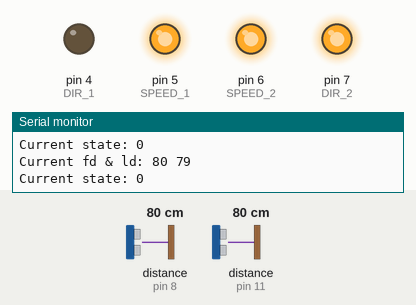
Bench run of a sketch on a simulated Arduino Uno, built with avr-gcc and run on an emulated ATmega328P. Shown: output pins drawn as LEDs (lit = HIGH), the last lines printed to the serial monitor. Wiring (inferred from the names in the program): 2 × ultrasonic range finder: trigger pin 9, echo pin 8 / trigger pin 12, echo pin 11. The inputs (shaded band) are chosen by the test bench; at power-on: distance to the obstacle (sensors on pin 8, pin 11) 80 cm. The echo pulse lasts 58.3 µs per cm; pins used as bus, display or sensor lines are not drawn.

Above: at 0.1 s.
At 1.2 s:
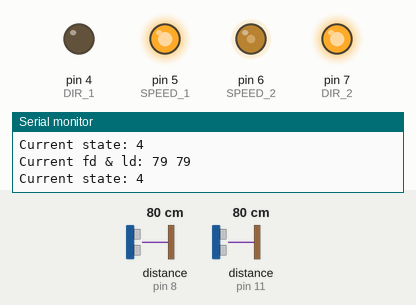
1.3 s: distance to the obstacle (sensor on pin 8) set to 2 cm
4.3 s: distance to the obstacle (sensor on pin 11) set to 120 cm
7.3 s: distance to the obstacle (sensor on pin 8) set to 18 cm
10.3 s: distance to the obstacle (sensor on pin 11) set to 18 cm
Timing chart, 0 to 13.3 s (numbered marks = the images above; inputs shaded):
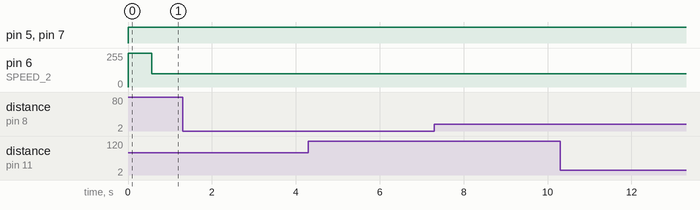

The sketch:

state_machine.ino
```cpp
#define DIR_1        4
#define SPEED_1      5
#define SPEED_2      6
#define DIR_2        7

#define LEFT_SIDE_ECHO 8
#define LEFT_SIDE_TRIGGER 9
#define FRONT_SIDE_ECHO 11
#define FRONT_SIDE_TRIGGER 12

const int LD = 23;
const int FD = 23;
const int CD = 16;

int ld = 0;
int fd = 0;
int prev_ld = 0;
int counter = 0;
bool isRotating = false;
long lastTime = millis();
int last_fd = FD * 2;

void move(int rightSideSpeed, int leftSideSpeed) {
  digitalWrite(DIR_1, rightSideSpeed <= 0);
  digitalWrite(DIR_2, leftSideSpeed > 0);
  analogWrite(SPEED_1, abs(rightSideSpeed));
  analogWrite(SPEED_2, abs(leftSideSpeed));
}

void stop() {
  move(0, 0);
}

void forward() {
  move(255, 255);
}

void turn_left() {
  move(255, 100);
}

void turn_right() {
  move(100, 255);
}

void rotate_left() {
  move(255, 0);
}

void rotate_right() {
  move(0, 255);
}

void back() {
  move(-255, 255);
}

long get_distance(int triggerPin, int echoPin) {
  digitalWrite(triggerPin, LOW);
  delayMicroseconds(5);
  digitalWrite(triggerPin, HIGH);
  delayMicroseconds(10);
  digitalWrite(triggerPin, LOW);
  long duration = pulseIn(echoPin, HIGH);
  return (duration / 2) / 29.1;
}

void setup() {
  Serial.begin(9600);

  for (int i = 4; i <= 7; i++) {
    pinMode(i, OUTPUT);
  }

  pinMode(LEFT_SIDE_ECHO, INPUT);
  pinMode(LEFT_SIDE_TRIGGER, OUTPUT);
  pinMode(FRONT_SIDE_ECHO, INPUT);
  pinMode(FRONT_SIDE_TRIGGER, OUTPUT);
}

enum State { FORWARD, ROTATE_RIGHT, ROTATE_LEFT, TURN_RIGHT, TURN_LEFT, BACK };

State currentState = FORWARD;

void updateState() {
  switch (currentState) {
    case FORWARD:
      if (fd < FD && ld < LD) {
        currentState = ROTATE_RIGHT;
      } else if (ld > LD && fd < FD) {
        currentState = ROTATE_LEFT;
      } else if (ld < CD - 3 && prev_ld < CD) {
        currentState = TURN_RIGHT;
      } else if (ld > CD && prev_ld > CD) {
        currentState = TURN_LEFT;
      } else if (last_fd > FD + 5) {
        currentState = FORWARD;
      } else if (fd <= 5) {
        currentState = BACK;
      }
      break;
    case ROTATE_RIGHT:
      if (!isRotating) {
        rotate_right();
        isRotating = true;
      }
      break;
    case ROTATE_LEFT:
      if (!isRotating) {
        rotate_left();
        isRotating = true;
      }
      break;
    case TURN_RIGHT:
      if (!isRotating) {
        turn_right();
        isRotating = true;
      }
      break;
    case TURN_LEFT:
      if (!isRotating) {
        turn_left();
        isRotating = true;
      }
      break;
    case BACK:
      if (!isRotating) {
        back();
        isRotating = true;
      }
      break;
  }
}

void loop() {
  fd = get_distance(FRONT_SIDE_TRIGGER, FRONT_SIDE_ECHO);
  ld = get_distance(LEFT_SIDE_TRIGGER, LEFT_SIDE_ECHO);

  updateState();

  switch (currentState) {
    case FORWARD:
      forward();
      break;
    case ROTATE_RIGHT:
      rotate_right();
      break;
    case ROTATE_LEFT:
      rotate_left();
      break;
    case TURN_RIGHT:
      turn_right();
      break;
    case TURN_LEFT:
      turn_left();
      break;
    case BACK:
      back();
      break;
  }

  if (millis() - lastTime > 500) {
    prev_ld = ld;
    last_fd = fd;
    lastTime = millis();
    isRotating = false;
  }

  Serial.print("Current state: ");
  Serial.println(currentState);
  Serial.print("Current fd & ld: ");
  Serial.print(fd);
  Serial.print(" ");
  Serial.println(ld);
}
```
